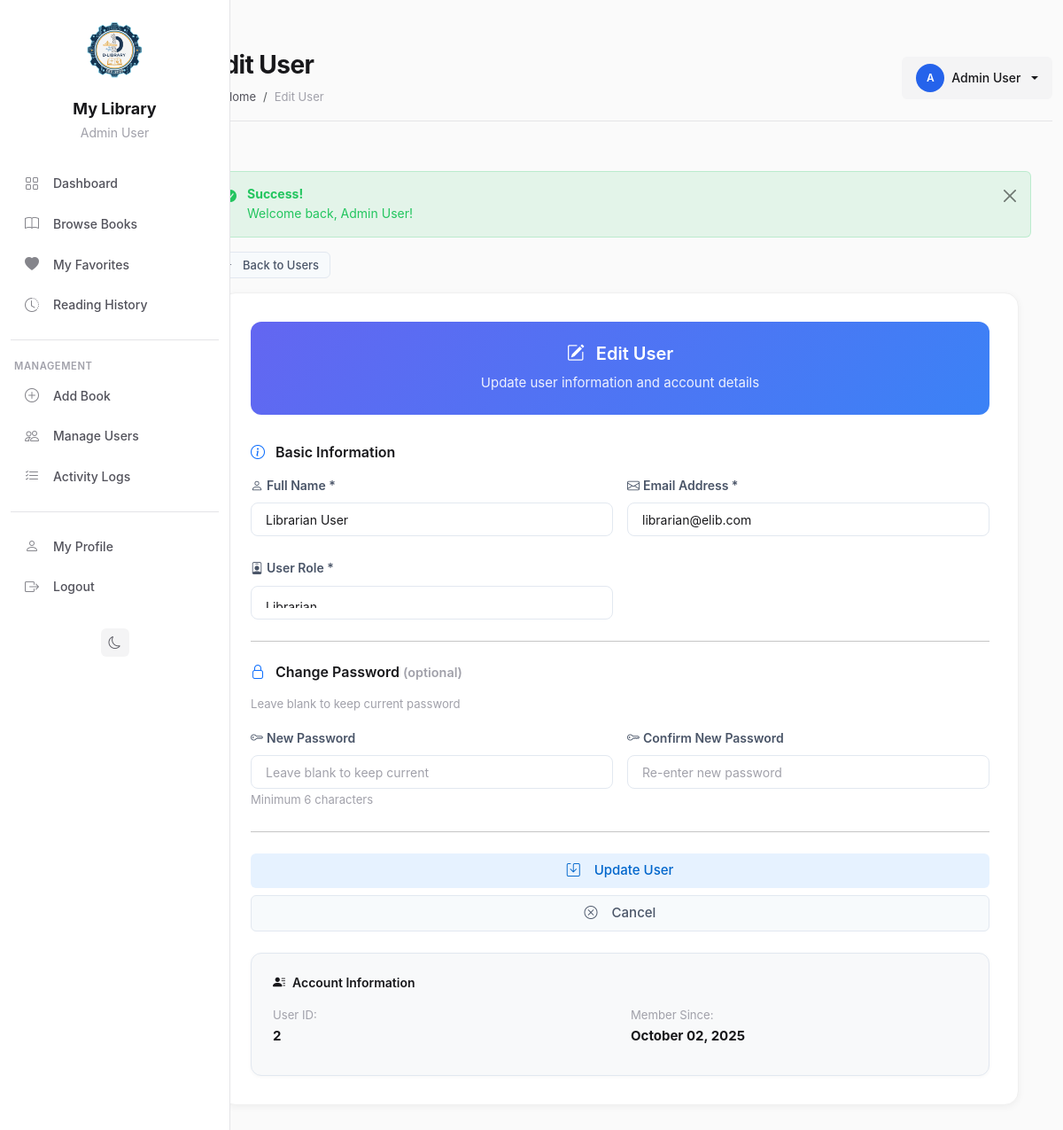
The app's page /public/?route=users/edit&id=2 (signed in) with its own data.
### tables this page shows
CREATE TABLE `users` (
  `id` int(11) NOT NULL AUTO_INCREMENT,
  `name` varchar(255) NOT NULL,
  `email` varchar(255) NOT NULL UNIQUE,
  `password` varchar(255) NOT NULL,
  `role` enum('admin','librarian','student') DEFAULT 'student',
  `created_at` timestamp NOT NULL DEFAULT CURRENT_TIMESTAMP,
  PRIMARY KEY (`id`),
  KEY `idx_email` (`email`),
  KEY `idx_role` (`role`)
);

### app/controllers/UserController.php (called while the page is built, shortened)
<?php
class UserController extends BaseController {
    private $userModel;
    public function __construct() {
        $this->userModel = new User($this->db);
    }
    public function edit() {
        $id = $_GET['id'] ?? null;
        $user = $this->userModel->findById($id);
        $data = [
            'title' => 'Edit User',
            'page_title' => 'Edit User',
            'user' => $user
        ];
        $this->view('users/edit', $data);
    }
}
?>

### public/index.php (called while the page is built, shortened)
<?php
require_once BASE_PATH . '/config/database.php';
require_once BASE_PATH . '/app/controllers/BaseController.php';
$route = $_GET['route'] ?? 'home';
$routes = [
    'home' => 'HomeController@index',
    'login' => 'AuthController@login',
    'register' => 'AuthController@register',
    'logout' => 'AuthController@logout',
    'dashboard' => 'DashboardController@index',
    'books' => 'BookController@index',
    'books/view' => 'BookController@show',
    'books/download' => 'BookController@download',
    'books/show' => 'BookController@show',
    'books/read' => 'BookController@read',
    'books/create' => 'BookController@create',
    'books/edit' => 'BookController@edit',
    'books/delete' => 'BookController@delete',
    'books/favorite' => 'BookController@toggleFavorite',
    'books/toggleFavorite' => 'BookController@toggleFavorite',
    'books/search' => 'BookController@search',
    'favorites' => 'BookController@favorites',
    'history' => 'BookController@history',
    'reading-history' => 'BookController@history',
    'users' => 'UserController@index',
    'users/create' => 'UserController@create',
    'users/edit' => 'UserController@edit',
    'users/delete' => 'UserController@delete',
    'profile' => 'UserController@profile',
    'logs' => 'UserController@logs',
];
list($controller, $method) = explode('@', $routes[$route]);
$instance = new $controller();
$instance->$method();
?>

### config/database.php (called while the page is built, shortened)
<?php
class Database {
    private $host = 'localhost';
    private $db_name = 'elibrary_db';
    private $username = 'root';
    private $password = '';
    public function getConnection() {
        $this->conn = null;
        try {
            $this->conn = new PDO(
                "mysql:host=" . $this->host . ";dbname=" . $this->db_name,
                $this->username,
                $this->password,
                array(
                    PDO::ATTR_ERRMODE => PDO::ERRMODE_EXCEPTION,
                    PDO::ATTR_DEFAULT_FETCH_MODE => PDO::FETCH_ASSOC,
                    PDO::ATTR_EMULATE_PREPARES => false
                )
            );
        } catch(PDOException $e) {
            echo "Connection Error: " . $e->getMessage();
        }
        return $this->conn;
    }
}
?>

### app/models/User.php (called while the page is built, shortened)
<?php
class User {
    private $db;
    public function __construct($database) {
        $this->db = $database;
    }
    public function findById($id) {
        try {
            $stmt = $this->db->prepare("SELECT * FROM users WHERE id = ?");
            $stmt->execute([$id]);
            return $stmt->fetch(PDO::FETCH_ASSOC);
        } catch (PDOException $e) {
            error_log("Error finding user: " . $e->getMessage());
            return false;
        }
    }
}
?>

### app/views/users/edit.php (the view, shortened to what this page needs)
<?php
require_once __DIR__ . '/../layouts/header.php';
require_once __DIR__ . '/../layouts/sidebar.php';
?>
<div class="mb-3">
    <a href="<?= BASE_URL ?>?route=users" class="btn btn-soft-secondary btn-sm">
        <i class="bi bi-arrow-left me-1"></i> Back to Users
    </a>
</div>
<div class="form-card">
    <div class="form-header">
        <h3 class="mb-0 text-white">
            <i class="bi bi-pencil-square me-2"></i>
            Edit User
        </h3>
        <p class="mb-0 mt-2 text-white" style="opacity:0.9;">Update user information and account details</p>
    </div>
    <form method="POST" action="<?= BASE_URL ?>?route=users/edit&id=<?= $user['id'] ?>">
        <h5 class="mb-3">
            <i class="bi bi-info-circle text-primary me-2"></i>
            Basic Information
        </h5>
        <div class="row g-3 mb-4">
            <div class="col-md-6 form-group-modern">
                <label for="name">
                    <i class="bi bi-person me-1"></i>Full Name *
                </label>
                <input type="text"
                       class="form-control"
                       id="name"
                       name="name"
                       value="<?= htmlspecialchars($user['name']) ?>"
                       required>
            </div>
            <div class="col-md-6 form-group-modern">
                <label for="email">
                    <i class="bi bi-envelope me-1"></i>Email Address *
                </label>
                <input type="email"
                       class="form-control"
                       id="email"
                       name="email"
                       value="<?= htmlspecialchars($user['email']) ?>"
                       required>
            </div>
        </div>
        <div class="row g-3 mb-4">
            <div class="col-md-6 form-group-modern">
                <label for="role">
                    <i class="bi bi-person-badge me-1"></i>User Role *
                </label>
                <select class="form-control" id="role" name="role" required>
                    <option value="librarian" <?= $user['role'] === 'librarian' ? 'selected' : '' ?>>Librarian</option>
                </select>
            </div>
        </div>
        <hr class="my-4">
        <h5 class="mb-3">
            <i class="bi bi-lock text-primary me-2"></i>
            Change Password <span class="text-muted" style="font-size:0.9rem;">(optional)</span>
        </h5>
        <p class="text-muted small mb-3">Leave blank to keep current password</p>
        <div class="row g-3 mb-4">
            <div class="col-md-6 form-group-modern">
                <label for="new_password">
                    <i class="bi bi-key me-1"></i>New Password
                </label>
                <input type="password"
                       class="form-control"
                       id="new_password"
                       name="new_password"
                       placeholder="Leave blank to keep current"
                       minlength="6">
                <small class="text-muted">Minimum 6 characters</small>
            </div>
            <div class="col-md-6 form-group-modern">
                <label for="confirm_password">
                    <i class="bi bi-key me-1"></i>Confirm New Password
                </label>
                <input type="password"
                       class="form-control"
                       id="confirm_password"
                       name="confirm_password"
                       placeholder="Re-enter new password"
                       minlength="6">
            </div>
        </div>
        <hr class="my-4">
        <div class="d-grid gap-2">
            <button type="submit" class="btn btn-soft-primary btn-lg">
                <i class="bi bi-save me-2"></i> Update User
            </button>
            <a href="<?= BASE_URL ?>?route=users" class="btn btn-soft-secondary btn-lg">
                <i class="bi bi-x-circle me-2"></i> Cancel
            </a>
        </div>
    </form>
    <div class="info-card mt-4 p-4">
        <h6 class="mb-3"><i class="bi bi-person-lines-fill me-2"></i>Account Information</h6>
        <div class="row">
            <div class="col-md-6 mb-2">
                <small class="text-muted">User ID:</small><br>
                <strong><?= $user['id'] ?></strong>
            </div>
            <div class="col-md-6 mb-2">
                <small class="text-muted">Member Since:</small><br>
                <strong><?= date('F d, Y', strtotime($user['created_at'])) ?></strong>
            </div>
        </div>
    </div>
</div>
<?php require_once __DIR__ . '/../layouts/footer.php'; ?>

### public/css/style.css (style rules this page uses)
:root { --gray-50: #fafafa; --gray-100: #f4f4f5; --gray-200: #e4e4e7; --gray-300: #d4d4d8; --gray-400: #a1a1aa; --gray-500: #71717a; --gray-600: #52525b; --gray-700: #3f3f46; --gray-800: #27272a; --gray-900: #18181b; --gray-950: #09090b; --blue-500: #3b82f6; --blue-600: #2563eb; --blue-700: #1d4ed8; --green-500: #22c55e; --red-500: #ef4444; --yellow-500: #eab308; --purple-500: #a855f7; --bg: #ffffff; --bg-subtle: var(--gray-50); --bg-muted: var(--gray-100); --text: var(--gray-900); --text-subtle: var(--gray-600); --text-muted: var(--gray-400); --border: var(--gray-200); --border-hover: var(--gray-300); --primary: var(--blue-600); --primary-hover: var(--blue-700); --primary-fg: #ffffff; --sidebar-width: 260px; --radius: 8px; --radius-sm: 6px; --radius-lg: 12px; }
* { margin: 0; padding: 0; box-sizing: border-box; }
body { font-family: -apple-system, BlinkMacSystemFont, 'Segoe UI', 'Roboto', sans-serif; background: var(--bg); color: var(--text); font-size: 15px; line-height: 1.6; -webkit-font-smoothing: antialiased; }
h1, h2, h3, h4, h5, h6 { font-weight: 600; line-height: 1.25; color: var(--text); margin-bottom: 0.5rem; }
h3 { font-size: 1.25rem; }
h5 { font-size: 1rem; }
h6 { font-size: 0.875rem; }
p { color: var(--text-subtle); margin-bottom: 1rem; }
a { color: var(--primary); text-decoration: none; transition: opacity 0.2s; }
.btn { display: inline-flex; align-items: center; justify-content: center; gap: 0.5rem; padding: 0.5rem 1rem; font-size: 0.875rem; font-weight: 500; border-radius: var(--radius-sm); border: none; cursor: pointer; transition: all 0.15s; line-height: 1.25; }
.btn-lg { padding: 0.625rem 1.25rem; font-size: 0.9375rem; }
.btn-sm { padding: 0.375rem 0.75rem; font-size: 0.8125rem; }
.form-control { display: block; width: 100%; height: 38px; padding: 0.5rem 0.75rem; font-size: 0.875rem; color: var(--text); background: var(--bg); border: 1px solid var(--border); border-radius: var(--radius-sm); transition: all 0.15s; }
.form-control::placeholder { color: var(--text-muted); }
.text-muted { color: var(--text-muted) !important; }
.gap-2 { gap: 0.5rem; }
.btn-soft-primary { background: #e6f2ff; color: #0066cc; border: none; font-weight: 500; transition: all 0.2s ease; }
.btn-soft-secondary { background: #f7fafc; color: #4a5568; border: 1px solid #e2e8f0; font-weight: 500; transition: all 0.2s ease; }
body { background: #f8f9fb; }

### app/views/users/edit.php (style rules this page uses)
.form-card { background: white; border-radius: 16px; padding: 2rem; box-shadow: 0 2px 8px rgba(0, 0, 0, 0.05); border: 1px solid #f0f0f0; max-width: 900px; margin: 0 auto; }
.form-header { background: linear-gradient(135deg, #6366f1 0%, #3b82f6 100%); border-radius: 12px; padding: 1.5rem; color: white; margin-bottom: 2rem; text-align: center; }
.form-group-modern label { font-size: 0.875rem; font-weight: 600; color: #4a5568; margin-bottom: 0.5rem; }
.form-group-modern input, .form-group-modern select { border-radius: 8px; border: 1px solid #e2e8f0; padding: 0.75rem 1rem; transition: all 0.2s ease; }
.info-card { background: #f8f9fa; border-radius: 12px; box-shadow: 0 1px 4px rgba(0,0,0,0.04); border: 1px solid #e2e8f0; }

### records on screen
users: name "Librarian User", email "librarian@elib.com", role "Librarian", id "2", created_at "October 02, 2025"

### other values on screen
$_SESSION['name'] "Admin User"
$page_title "Edit User"
substr($_SESSION['name'], 0, 1) "A"
$_SESSION['success'] "Welcome back, Admin User!"
